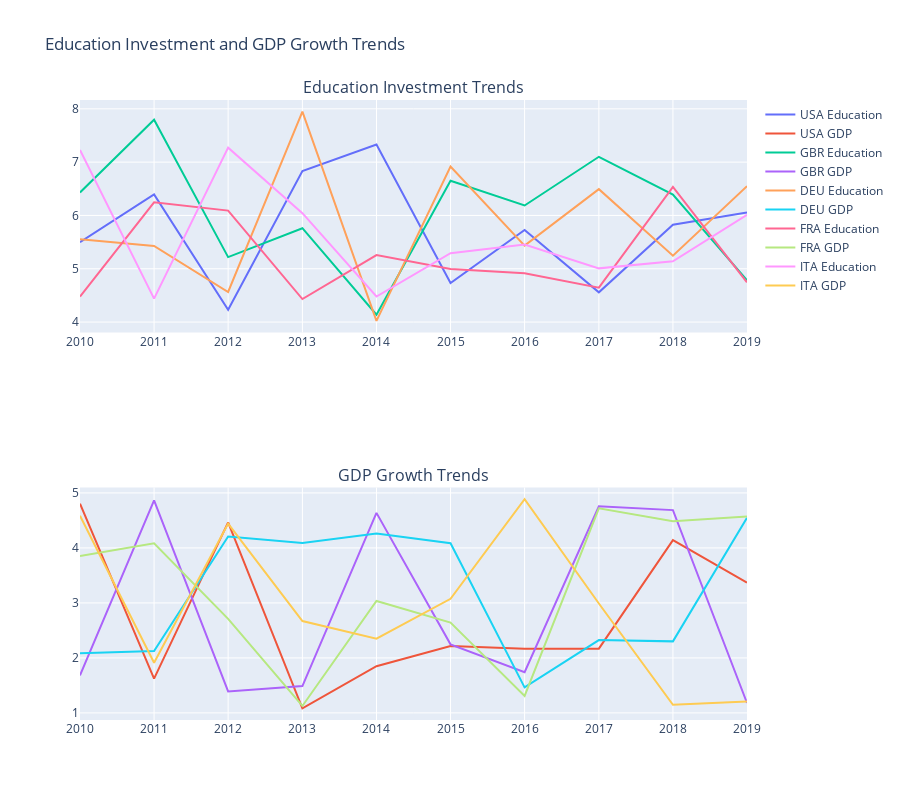

Notebook code for this chart:
### Markdown cell above
## 4. Visualization Analysis

### Code cell
def create_trend_analysis_plots(data):
    """Create trend analysis plots"""
    # Time series plot
    fig = make_subplots(rows=2, cols=1,
                        subplot_titles=('Education Investment Trends',
                                      'GDP Growth Trends'))
    
    for country in data['country_code'].unique():
        country_data = data[data['country_code'] == country]
        
        # Education investment
        fig.add_trace(
            go.Scatter(x=country_data['date'], y=country_data['value_edu'],
                      name=f'{country} Education', mode='lines'),
            row=1, col=1
        )
        
        # GDP growth
        fig.add_trace(
            go.Scatter(x=country_data['date'], y=country_data['value_gdp'],
                      name=f'{country} GDP', mode='lines'),
            row=2, col=1
        )
    
    fig.update_layout(height=800, title_text="Education Investment and GDP Growth Trends")
    fig.show()

# Create visualization
create_trend_analysis_plots(merged_data)

### Figure 1 — Plotly figure (JSON) as saved in the notebook; plotly's stock layout.template omitted (floating-point values rounded to 4 significant figures)
{"data": [{"mode": "lines", "name": "USA Education", "type": "scatter", "x": ["2010-01-01T00:00:00", "2011-01-01T00:00:00", "2012-01-01T00:00:00", "2013-01-01T00:00:00", "2014-01-01T00:00:00", "2015-01-01T00:00:00", "2016-01-01T00:00:00", "2017-01-01T00:00:00", "2018-01-01T00:00:00", "2019-01-01T00:00:00"], "xaxis": "x", "y": [5.498, 6.395, 4.232, 6.832, 7.33, 4.734, 5.728, 4.558, 5.824, 6.057], "yaxis": "y"}, {"mode": "lines", "name": "USA GDP", "type": "scatter", "x": ["2010-01-01T00:00:00", "2011-01-01T00:00:00", "2012-01-01T00:00:00", "2013-01-01T00:00:00", "2014-01-01T00:00:00", "2015-01-01T00:00:00", "2016-01-01T00:00:00", "2017-01-01T00:00:00", "2018-01-01T00:00:00", "2019-01-01T00:00:00"], "xaxis": "x2", "y": [4.803, 1.624, 4.465, 1.082, 1.849, 2.217, 2.165, 2.169, 4.141, 3.37], "yaxis": "y2"}, {"mode": "lines", "name": "GBR Education", "type": "scatter", "x": ["2010-01-01T00:00:00", "2011-01-01T00:00:00", "2012-01-01T00:00:00", "2013-01-01T00:00:00", "2014-01-01T00:00:00", "2015-01-01T00:00:00", "2016-01-01T00:00:00", "2017-01-01T00:00:00", "2018-01-01T00:00:00", "2019-01-01T00:00:00"], "xaxis": "x", "y": [6.43, 7.796, 5.218, 5.761, 4.138, 6.65, 6.187, 7.101, 6.392, 4.784], "yaxis": "y"}, {"mode": "lines", "name": "GBR GDP", "type": "scatter", "x": ["2010-01-01T00:00:00", "2011-01-01T00:00:00", "2012-01-01T00:00:00", "2013-01-01T00:00:00", "2014-01-01T00:00:00", "2015-01-01T00:00:00", "2016-01-01T00:00:00", "2017-01-01T00:00:00", "2018-01-01T00:00:00", "2019-01-01T00:00:00"], "xaxis": "x2", "y": [1.682, 4.863, 1.391, 1.488, 4.637, 2.247, 1.739, 4.758, 4.687, 1.181], "yaxis": "y2"}, {"mode": "lines", "name": "DEU Education", "type": "scatter", "x": ["2010-01-01T00:00:00", "2011-01-01T00:00:00", "2012-01-01T00:00:00", "2013-01-01T00:00:00", "2014-01-01T00:00:00", "2015-01-01T00:00:00", "2016-01-01T00:00:00", "2017-01-01T00:00:00", "2018-01-01T00:00:00", "2019-01-01T00:00:00"], "xaxis": "x", "y": [5.555, 5.427, 4.564, 7.948, 4.022, 6.916, 5.434, 6.493, 5.244, 6.55], "yaxis": "y"}, {"mode": "lines", "name": "DEU GDP", "type": "scatter", "x": ["2010-01-01T00:00:00", "2011-01-01T00:00:00", "2012-01-01T00:00:00", "2013-01-01T00:00:00", "2014-01-01T00:00:00", "2015-01-01T00:00:00", "2016-01-01T00:00:00", "2017-01-01T00:00:00", "2018-01-01T00:00:00", "2019-01-01T00:00:00"], "xaxis": "x2", "y": [2.085, 2.124, 4.209, 4.089, 4.262, 4.085, 1.463, 2.324, 2.301, 4.549], "yaxis": "y2"}, {"mode": "lines", "name": "FRA Education", "type": "scatter", "x": ["2010-01-01T00:00:00", "2011-01-01T00:00:00", "2012-01-01T00:00:00", "2013-01-01T00:00:00", "2014-01-01T00:00:00", "2015-01-01T00:00:00", "2016-01-01T00:00:00", "2017-01-01T00:00:00", "2018-01-01T00:00:00", "2019-01-01T00:00:00"], "xaxis": "x", "y": [4.478, 6.245, 6.091, 4.432, 5.257, 4.997, 4.915, 4.645, 6.534, 4.746], "yaxis": "y"}, {"mode": "lines", "name": "FRA GDP", "type": "scatter", "x": ["2010-01-01T00:00:00", "2011-01-01T00:00:00", "2012-01-01T00:00:00", "2013-01-01T00:00:00", "2014-01-01T00:00:00", "2015-01-01T00:00:00", "2016-01-01T00:00:00", "2017-01-01T00:00:00", "2018-01-01T00:00:00", "2019-01-01T00:00:00"], "xaxis": "x2", "y": [3.853, 4.084, 2.71, 1.126, 3.034, 2.642, 1.308, 4.719, 4.486, 4.57], "yaxis": "y2"}, {"mode": "lines", "name": "ITA Education", "type": "scatter", "x": ["2010-01-01T00:00:00", "2011-01-01T00:00:00", "2012-01-01T00:00:00", "2013-01-01T00:00:00", "2014-01-01T00:00:00", "2015-01-01T00:00:00", "2016-01-01T00:00:00", "2017-01-01T00:00:00", "2018-01-01T00:00:00", "2019-01-01T00:00:00"], "xaxis": "x", "y": [7.23, 4.44, 7.272, 6.043, 4.479, 5.293, 5.455, 5.007, 5.139, 6.011], "yaxis": "y"}, {"mode": "lines", "name": "ITA GDP", "type": "scatter", "x": ["2010-01-01T00:00:00", "2011-01-01T00:00:00", "2012-01-01T00:00:00", "2013-01-01T00:00:00", "2014-01-01T00:00:00", "2015-01-01T00:00:00", "2016-01-01T00:00:00", "2017-01-01T00:00:00", "2018-01-01T00:00:00", "2019-01-01T00:00:00"], "xaxis": "x2", "y": [4.584, 1.912, 4.443, 2.67, 2.35, 3.075, 4.887, 2.989, 1.148, 1.206], "yaxis": "y2"}], "layout": {"annotations": [{"font": {"size": 16}, "showarrow": false, "text": "Education Investment Trends", "x": 0.5, "xanchor": "center", "xref": "paper", "y": 1, "yanchor": "bottom", "yref": "paper"}, {"font": {"size": 16}, "showarrow": false, "text": "GDP Growth Trends", "x": 0.5, "xanchor": "center", "xref": "paper", "y": 0.375, "yanchor": "bottom", "yref": "paper"}], "height": 800, "title": {"text": "Education Investment and GDP Growth Trends"}, "xaxis": {"anchor": "y", "domain": [0, 1]}, "xaxis2": {"anchor": "y2", "domain": [0, 1]}, "yaxis": {"anchor": "x", "domain": [0.625, 1]}, "yaxis2": {"anchor": "x2", "domain": [0, 0.375]}}}
